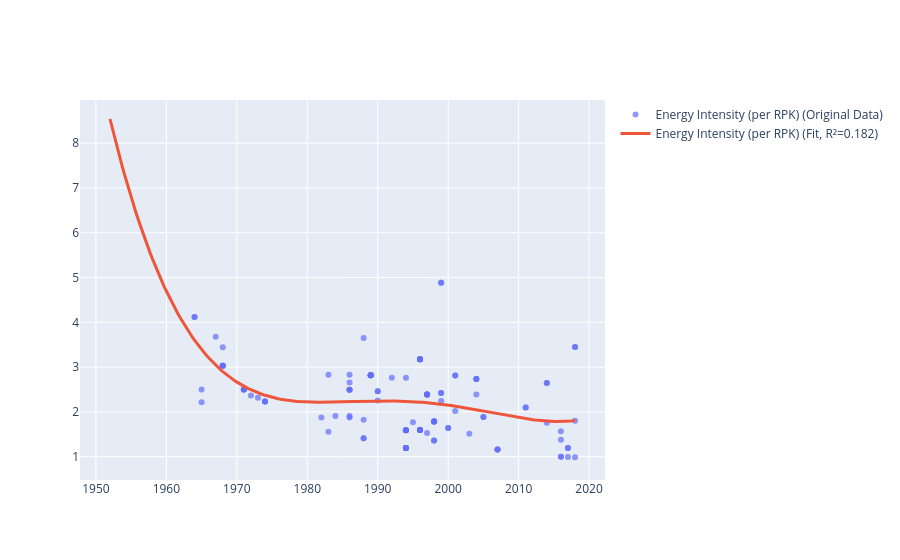

Notebook code cell kept with this figure:
### Code cell
poly_ei = _compute_polynomials_from_dataframe(
    df_merged,
    col_name_x='YOI',
    col_name_y='Energy Intensity (per RPK)',
    degree=4,
    plot=True
)

### Figure 1 — Plotly figure (JSON) as saved in the notebook; plotly's stock layout.template omitted (floating-point values rounded to 4 significant figures; data arrays with more than 128 entries replaced by an {"elided": "..."} marker saying what was removed)
{"data": [{"marker": {"opacity": 0.7}, "mode": "markers", "name": "Energy Intensity (per RPK) (Original Data)", "type": "scatter", "x": {"elided": "136 float values"}, "y": {"elided": "136 float values"}}, {"line": {"width": 3}, "mode": "lines", "name": "Energy Intensity (per RPK) (Fit, R²=0.182)", "type": "scatter", "x": {"elided": "200 float values"}, "y": {"elided": "200 float values"}}], "layout": {}}
